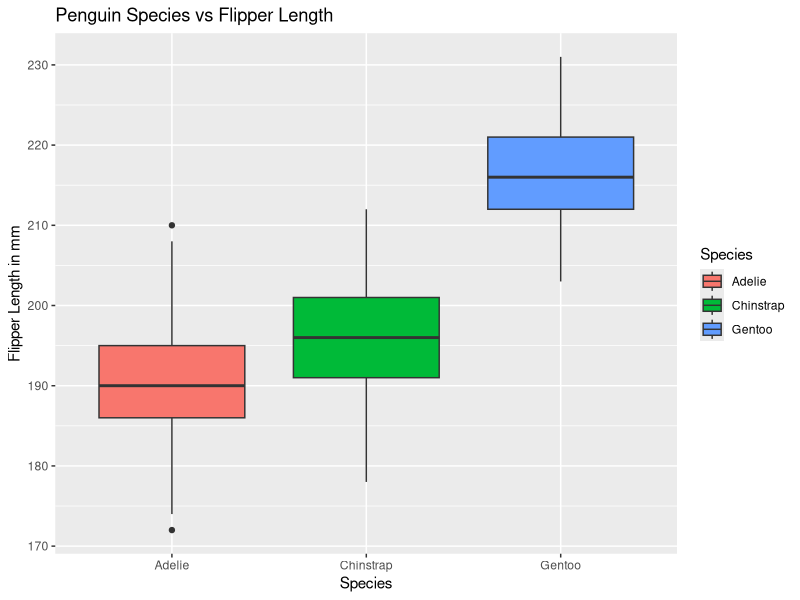
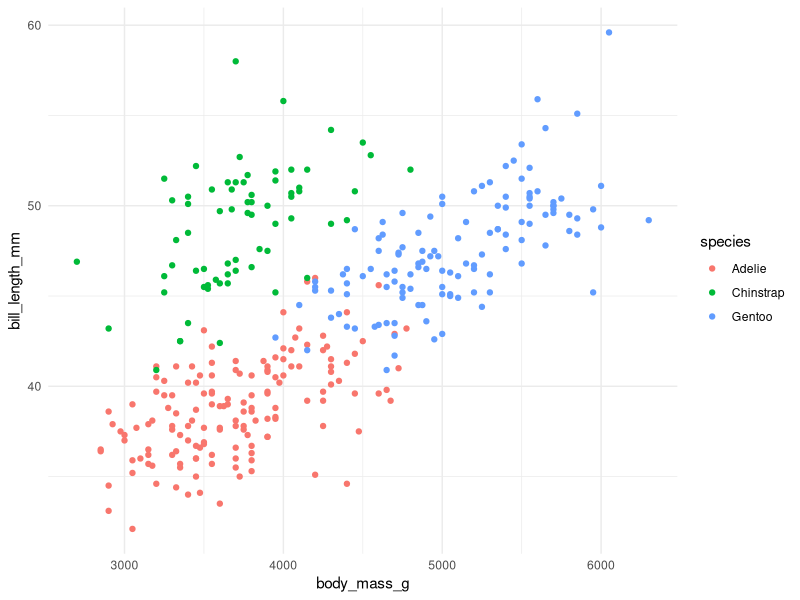
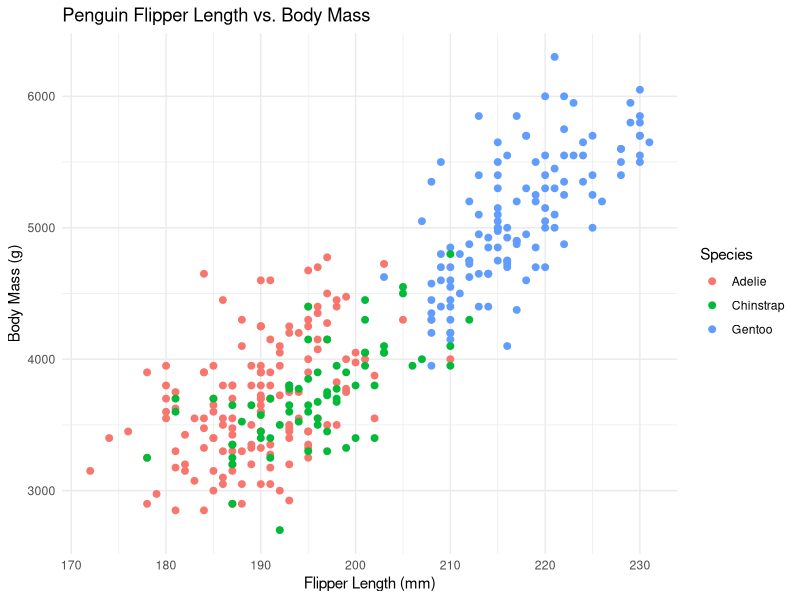

Recreate these plots in R, in order.
## ---- chunk 1
#| label: setup
#| message: false
library(tidyverse)
library(palmerpenguins)
## ---- chunk 2
# Make your agreed-upon plot here, e.g.:
# penguins |> ggplot(aes(x = species, y = body_mass_g, fill = species)) + geom_boxplot()
penguins |> 
  ggplot(aes(x = species, y = flipper_length_mm, fill = species)) +
  geom_boxplot() +
  labs(
    x = "Species",
    y = "Flipper Length in mm",
    title = "Penguin Species vs Flipper Length",
    fill = "Species"
  )
## ---- chunk 3
penguins |> 
  ggplot(
    aes(x = body_mass_g, y = bill_length_mm)
  ) +
  geom_point(aes(color = species)) +
  theme_minimal()
## ---- chunk 4
ggplot(penguins, aes(x = flipper_length_mm, y = body_mass_g, color = species)) +
  geom_point(na.rm = TRUE, size = 2) +
  labs(
    title = "Penguin Flipper Length vs. Body Mass",
    x = "Flipper Length (mm)",
    y = "Body Mass (g)",
    color = "Species"
  ) +
  theme_minimal()
